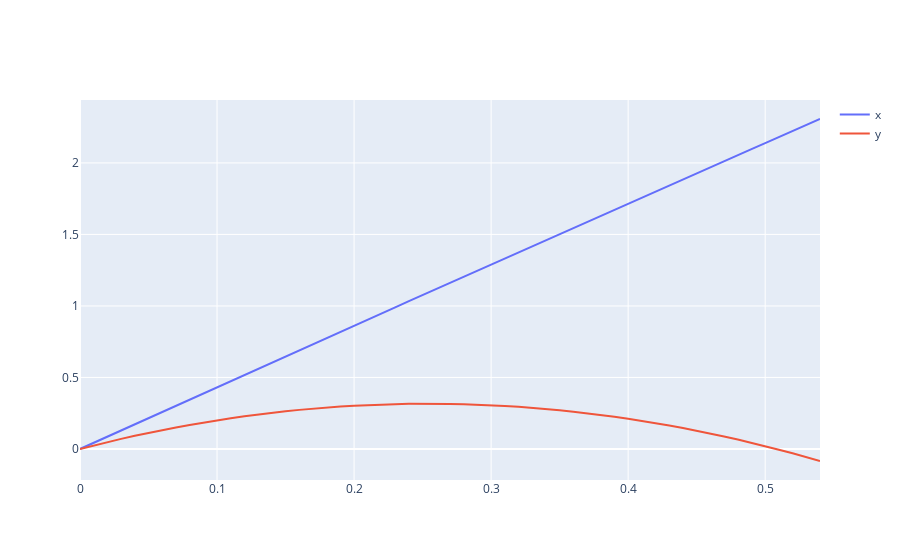

Notebook cell for this chart:
### Markdown cell above
#### Аналитическое решение

Выпишем полученное выше аналитическое решение и построим функции $x(t)$ и $y(t):$

### Code cell
result0 = [
    list(map(lambda t: m / k * v0 * np.cos(angle) * (1 - np.exp(- k / m * t)), args)),
    list(map(lambda t: m / k * ((v0 * np.sin(angle) + m * g / k) * (1 - np.exp(- k / m * t)) - g * t), args))
]
fig2 = go.Figure()
fig, ax = pyplot.subplots()
for i in range(len(result0[:2])):
    fig2.add_trace(go.Scatter(x=args, y=result0[i], name=lables[i]))
    ax.plot(args, result0[i], label=lables[i])
fig2.show()
ax.legend()
pyplot.show()
